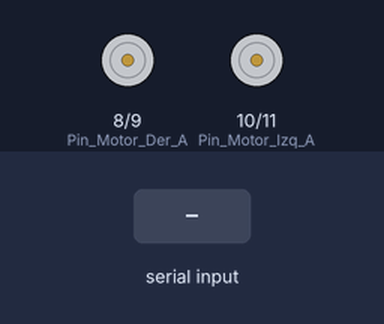
A sketch run on a simulated Arduino Uno, built with avr-gcc and run on an emulated ATmega328P. On the bench: motor-driver pin pairs drawn as motors (green arrow = first pin HIGH = forward, orange = second pin HIGH = backward, longer = more drive). The test bench sets the inputs (shaded band).

Above: at 1.2 s.
1.3 s: "A" received over Serial
At 2.4 s:
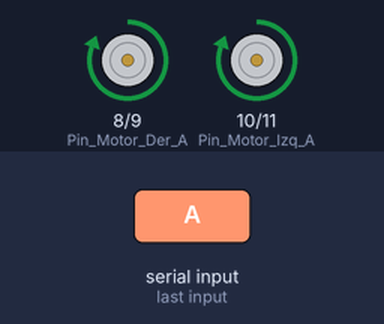
2.8 s: "R" received over Serial
At 3.6 s:
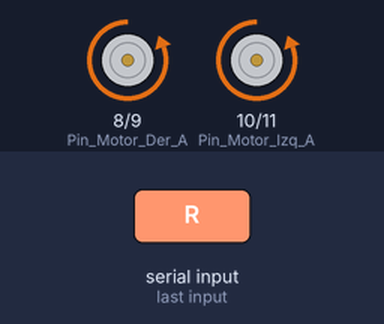
4.3 s: "D" received over Serial
At 4.7 s:
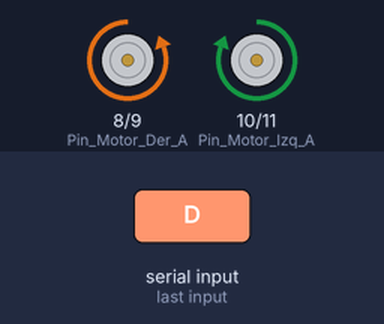
5.8 s: "I" received over Serial
At 7.0 s:
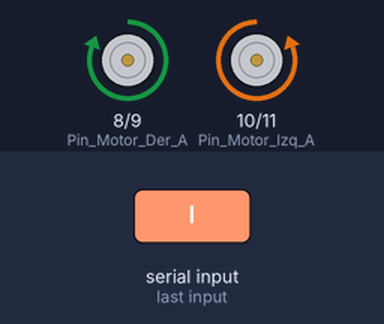
7.3 s: "S" received over Serial
At 8.2 s:
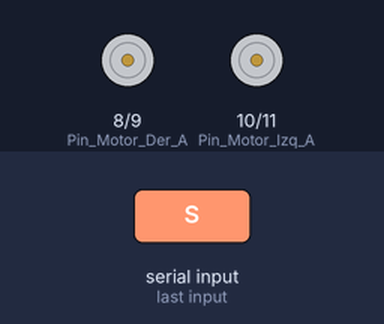
Timing chart, 0 to 9.8 s (numbered marks = the images above; inputs shaded):
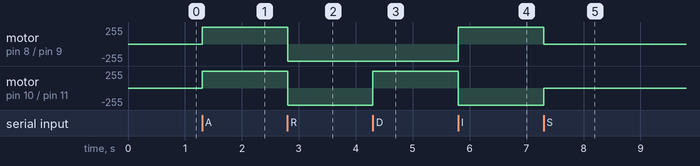

The sketch:

DisenoDelControlParaElAutoEnAppInventor_Pag75-79-80_.ino
```cpp
/* TRANSCRITO y CORREGIDO  POR GUSTAVO JARRO CALLIZAYA*/
/*DEL*/
/*TEXTO: ROBOTICA CON ARDUINO 3º (SECUNDARIA COMUNITARIA PRODUCTIVA
  ) "TECHHOME"*/
/* PRACTICA:DISEÑO DEL CONTROL PARA AUTO EN APP INVENTOR
  PAGINA 78 DEL TEXTO*   */
int Pin_Motor_Der_A = 8;
int Pin_Motor_Der_B = 9;
int Pin_Motor_Izq_A = 10;
int Pin_Motor_Izq_B = 11;
int tiempo = 0;

void setup() {
  // put your setup code here, to run once:
Serial.begin(9600);
pinMode(Pin_Motor_Der_A, OUTPUT);
pinMode(Pin_Motor_Der_B, OUTPUT);
pinMode(Pin_Motor_Izq_A, OUTPUT);
pinMode(Pin_Motor_Izq_B, OUTPUT);
}

void loop() {
  // put your main code here, to run repeatedly:
if(Serial.available()){
  char dato = Serial.read();
  switch(dato){
    case 'A': Mover_Adelante(); break;
    case 'R': Mover_Retroceso(); break;
    case 'D': Mover_Dereccha(); break;
    case 'I': Mover_Izquierda(); break;
    case 'S': Mover_Stop(); break;
  }
}
delay(1); /*pausa de 1ms por ciclo*/

}
void Mover_Adelante(){
  digitalWrite(Pin_Motor_Der_A, HIGH);
  digitalWrite(Pin_Motor_Der_B, LOW);
  digitalWrite(Pin_Motor_Izq_A, HIGH);
  digitalWrite(Pin_Motor_Izq_B, LOW);
}
void Mover_Retroceso(){
  digitalWrite(Pin_Motor_Der_A, LOW);
  digitalWrite(Pin_Motor_Der_B, HIGH);
  digitalWrite(Pin_Motor_Izq_A, LOW);
  digitalWrite(Pin_Motor_Izq_B, HIGH);
}
void Mover_Dereccha(){
  digitalWrite(Pin_Motor_Der_A, LOW);
  digitalWrite(Pin_Motor_Der_B, HIGH);
  digitalWrite(Pin_Motor_Izq_A, HIGH);
  digitalWrite(Pin_Motor_Izq_B, LOW);
}
void Mover_Izquierda(){
  digitalWrite(Pin_Motor_Der_A, HIGH);
  digitalWrite(Pin_Motor_Der_B, LOW);
  digitalWrite(Pin_Motor_Izq_A, LOW);
  digitalWrite(Pin_Motor_Izq_B, HIGH);
}
void Mover_Stop(){
  digitalWrite(Pin_Motor_Der_A, LOW);
  digitalWrite(Pin_Motor_Der_B, LOW);
  digitalWrite(Pin_Motor_Izq_A, LOW);
  digitalWrite(Pin_Motor_Izq_B, LOW);
}
```

Measured:
- after the input at 1.3 s, motor on pin 8 (Pin_Motor_Der_A) / pin 9 (Pin_Motor_Der_B), motor on pin 10 (Pin_Motor_Izq_A) / pin 11 (Pin_Motor_Izq_B): stopped → forward 255/255 at once
- after the input at 2.8 s, motor on pin 8 (Pin_Motor_Der_A) / pin 9 (Pin_Motor_Der_B), motor on pin 10 (Pin_Motor_Izq_A) / pin 11 (Pin_Motor_Izq_B): forward 255/255 → backward 255/255 at once
- after the input at 4.3 s, motor on pin 10 (Pin_Motor_Izq_A) / pin 11 (Pin_Motor_Izq_B): backward 255/255 → forward 255/255 at once
- after the input at 5.8 s, motor on pin 8 (Pin_Motor_Der_A) / pin 9 (Pin_Motor_Der_B): backward 255/255 → forward 255/255 at once; motor on pin 10 (Pin_Motor_Izq_A) / pin 11 (Pin_Motor_Izq_B): forward 255/255 → backward 255/255 at once
- after the input at 7.3 s, motor on pin 8 (Pin_Motor_Der_A) / pin 9 (Pin_Motor_Der_B): forward 255/255 → stopped at once; motor on pin 10 (Pin_Motor_Izq_A) / pin 11 (Pin_Motor_Izq_B): backward 255/255 → stopped at once
